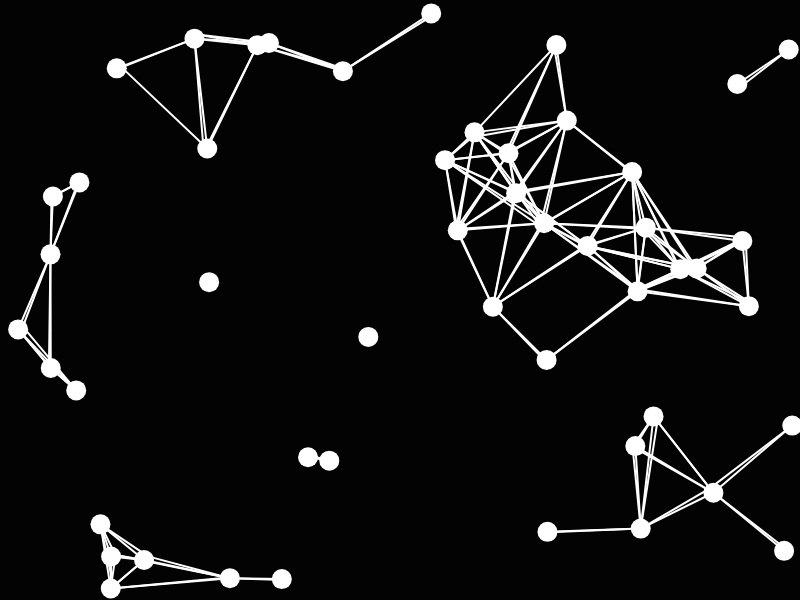
Frame 1 (no input)
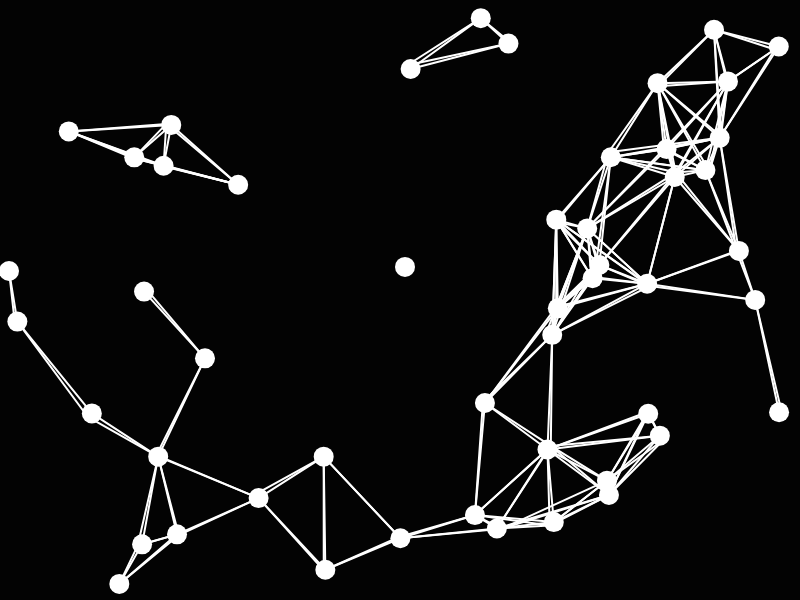
Frame 60 (no input)
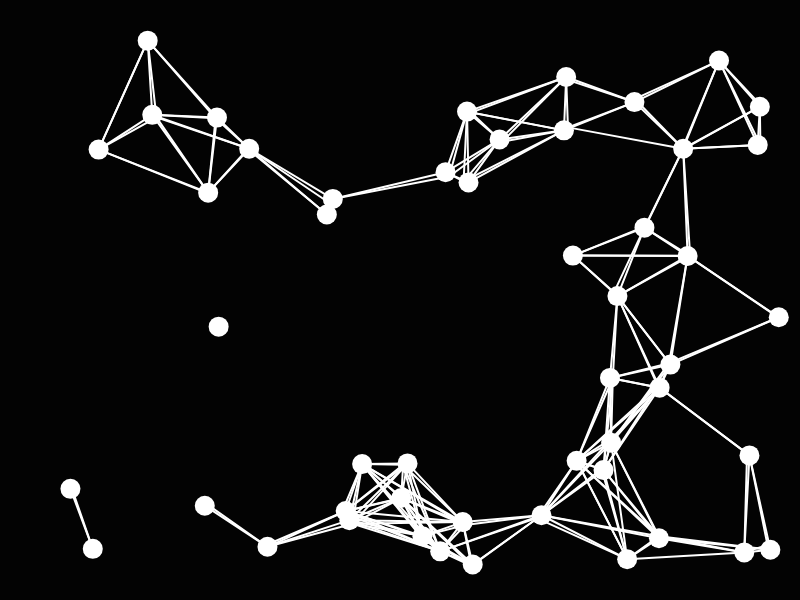
Frame 120 (the mouse pressed at the canvas centre since frame 60)

The p5.js sketch that drew these frames (run headless with seeded random() and noise() and a simulated clock; from frame 60 on, the mouse is pressed at the canvas centre):

// p5.js sketch
// ── sketch.js
let balls = [];
let ballsCount = 50;

function setup() {
  createCanvas(800, 600);
  for (let i = 0; i < ballsCount; i++) {
    balls[i] = new Ball(random(0, width - 10), random(0, height - 10));
  }
}

function draw() {
  background(3);
  for (let i = 0; i < balls.length; i++) {
    balls[i].update();
    balls[i].show();
    for (let j = 0; j < balls.length; j++) {
      balls[i].checkDist(balls[j]);
    }
  }
}

// ── ball.js
class Ball {
  constructor(x, y) {
    this.x = x;
    this.y = y;
    this.size = 20;
    this.xvel = random(-5, 5);
    this.yvel = random(-5, 5);
  }

  show() {
    noStroke();
    ellipse(this.x, this.y, this.size);
  }

  update() {
    if (this.x < 0 || this.x > width - this.size / 2) {
      this.xvel *= -1;
    }

    if (this.y < 0 || this.y > height - this.size / 2) {
      this.yvel *= -1;
    }

    this.x += this.xvel;
    this.y += this.yvel;
  }

  checkDist(other) {
    let x1 = this.x;
    let y1 = this.y;
    let x2 = other.x;
    let y2 = other.y;

    let d = Math.sqrt(Math.pow(x2 - x1, 2) + Math.pow(y2 - y1, 2));

    if (d <= 120) {
      stroke(255);
      strokeWeight(2);
      line(x1, y1, x2, y2);
    }
  }
}

// ── style.css
html,
body {
  margin: 0;
  padding: 0;
}
main {
  height: 100dvh;
  display: flex;
  align-items: center;
  justify-content: center;
}
canvas {
  display: block;
}
